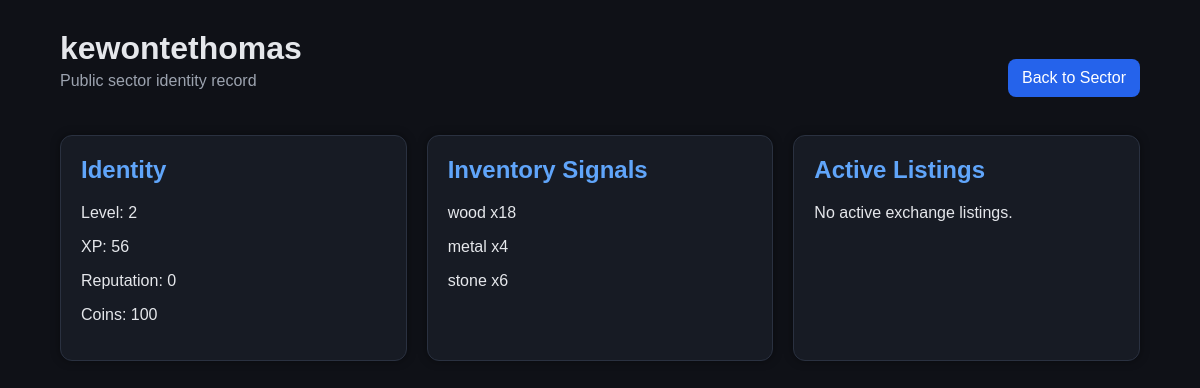
The app's page /player/kewontethomas (signed in), older data.
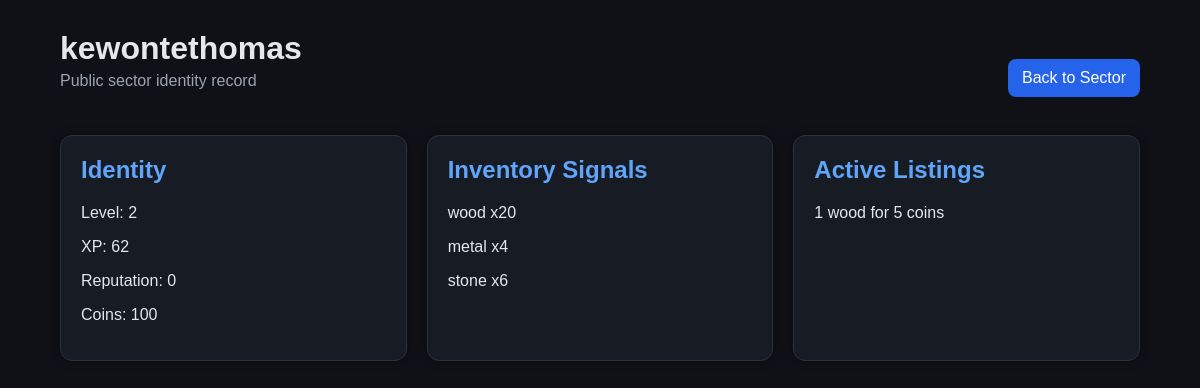
The same page, newer data.
### models/user.py (models this page shows)
class User(UserMixin, db.Model):
    id = db.Column(db.Integer, primary_key=True)
    username = db.Column(db.String(80), unique=True, nullable=False)
    password_hash = db.Column(db.String(255), nullable=False)
    coins = db.Column(db.Integer, default=100)
    xp = db.Column(db.Integer, default=0)
    level = db.Column(db.Integer, default=1)
    reputation = db.Column(db.Integer, default=0)
    last_gather_time = db.Column(db.DateTime, nullable=True)

### models/inventory.py (models this page shows)
class Inventory(db.Model):
    id = db.Column(db.Integer, primary_key=True)
    user_id = db.Column(db.Integer, db.ForeignKey("user.id"))
    resource_name = db.Column(db.String(50), nullable=False)
    quantity = db.Column(db.Integer, default=0)

### models/marketplace.py (models this page shows)
class MarketplaceListing(db.Model):
    id = db.Column(db.Integer, primary_key=True)
    seller_id = db.Column(
        db.Integer,
        db.ForeignKey("user.id"),
        nullable=False
    )
    resource_name = db.Column(
        db.String(50),
        nullable=False
    )
    quantity = db.Column(
        db.Integer,
        nullable=False
    )
    price = db.Column(
        db.Integer,
        nullable=False
    )
    status = db.Column(
        db.String(20),
        default="active"
    )

### app.py (the view)
@app.route("/player/<username>")
@login_required
def player_profile(username):
    player = User.query.filter_by(username=username).first_or_404()
    inventory_items = Inventory.query.filter_by(
        user_id=player.id
    ).all()
    active_listings = MarketplaceListing.query.filter_by(
        seller_id=player.id,
        status="active"
    ).all()
    return render_template(
        "player_profile.html",
        player=player,
        inventory_items=inventory_items,
        active_listings=active_listings
    )

### app.py (called while the page is built)
@login_manager.user_loader
def load_user(user_id):
    return User.query.get(int(user_id))

### templates/player_profile.html (shortened to what this page needs)
<!DOCTYPE html>
<html>
<head>
    <link rel="stylesheet" href="/static/style.css">
</head>
<body>
<div class="container">
    <div class="top-bar">
        <div>
            <div class="title">{{ player.username }}</div>
            <div class="subtitle">Public sector identity record</div>
        </div>
        <div>
            <a class="button" href="/dashboard">Back to Sector</a>
        </div>
    </div>
    <div class="grid">
        <div class="card">
            <h2>Identity</h2>
            <p>Level: {{ player.level }}</p>
            <p>XP: {{ player.xp }}</p>
            <p>Reputation: {{ player.reputation }}</p>
            <p>Coins: {{ player.coins }}</p>
        </div>
        <div class="card">
            <h2>Inventory Signals</h2>
            {% if inventory_items %}
                {% for item in inventory_items %}
                    <p>
                        {% if item.resource_name not in ['wood', 'stone', 'metal'] %}
                            ⚡ {{ item.resource_name }} x{{ item.quantity }}
                        {% else %}
                            {{ item.resource_name }} x{{ item.quantity }}
                        {% endif %}
                    </p>
                {% endfor %}
            {% else %}
                <p>No visible inventory records.</p>
            {% endif %}
        </div>
        <div class="card">
            <h2>Active Listings</h2>
            {% if active_listings %}
                {% for listing in active_listings %}
                    <p>
                        {{ listing.quantity }} {{ listing.resource_name }}
                        for {{ listing.price }} coins
                    </p>
                {% endfor %}
            {% else %}
                <p>No active exchange listings.</p>
            {% endif %}
        </div>
    </div>
</div>
</body>
</html>

### static/style.css (style rules this page uses)
body { background-color: #0f1117; color: #e5e7eb; font-family: Arial, sans-serif; margin: 0; padding: 0; }
.container { width: 90%; max-width: 1200px; margin: auto; padding-top: 30px; }
.top-bar { display: flex; justify-content: space-between; align-items: center; margin-bottom: 20px; }
.title { font-size: 32px; font-weight: bold; }
.subtitle { color: #9ca3af; margin-top: 5px; margin-bottom: 25px; }
.grid { display: grid; grid-template-columns: repeat(auto-fit, minmax(250px, 1fr)); gap: 20px; }
.card, .item-card { background-color: #171b24; border: 1px solid #2a3140; border-radius: 12px; padding: 20px; box-shadow: 0 0 10px rgba(0,0,0,0.4); }
.card h2 { margin-top: 0; color: #60a5fa; }
.button { display: inline-block; margin-top: 10px; padding: 10px 14px; background-color: #2563eb; color: white; text-decoration: none; border-radius: 8px; }

Row changes from the older to the newer data that the page shows:
changed User "kewontethomas": xp "56" → "62"
changed Inventory "wood": quantity "18" → "20"
added MarketplaceListing: quantity "1", resource_name "wood", price "5"
Text that changed along with them:
text no longer shown: "No active exchange listings."
